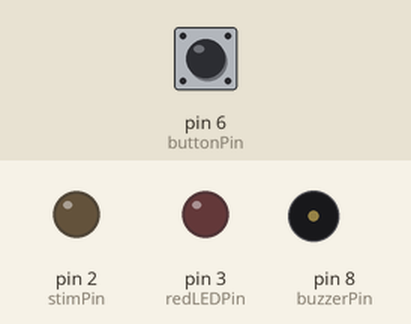
A sketch run on a simulated Arduino Uno, built with avr-gcc and run on an emulated ATmega328P. On the bench: output pins drawn as LEDs (lit = HIGH), buzzer (waves = sounding). Dashed ring = blinking. Inputs (shaded band) come from the test bench; at power-on: pin 6 (buttonPin) HIGH.

Above: at 1.2 s.
1.3 s: pin 6 (buttonPin) pulled LOW for 0.15 s
At 1.5 s:
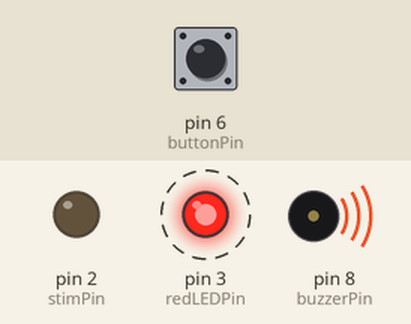
4.3 s: pin 6 (buttonPin) pulsed LOW 5 times (0.12 s each, 0.3 s apart)
At 5.0 s:
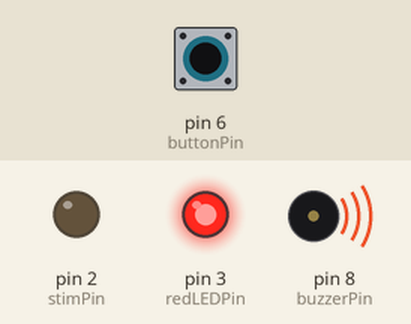
8.8 s: pin 6 (buttonPin) pulled LOW for 1 s
At 9.8 s:
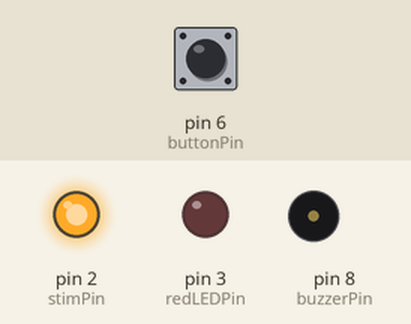
11.3 s: pin 6 (buttonPin) pulled LOW for 3.2 s
At 12.6 s:
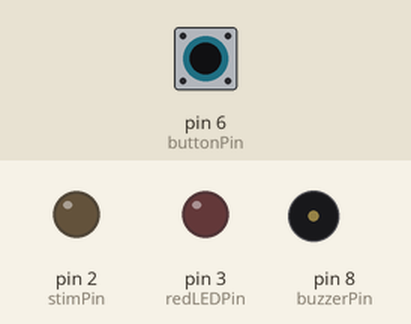
Timing chart, 0 to 14.3 s (numbered marks = the images above; inputs shaded):
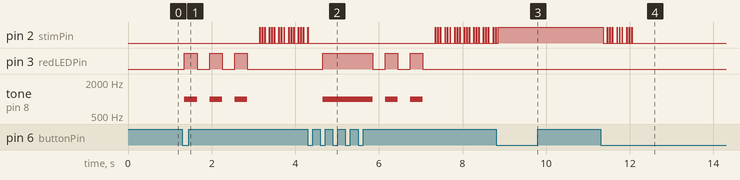

The sketch:

Final_iTBS_Protocol.ino
```cpp
// ==========================
// Pin assignments
// ==========================
const int stimPin     = 2;  // White LED or Laser (via BNC)
const int redLEDPin   = 3;  // Red LED indicator
const int buzzerPin   = 8;  // Buzzer indicator
const int buttonPin   = 6;  // Push button

// ==========================
// Debounce variables
// ==========================
int buttonState;
int lastButtonState = HIGH;  // INPUT_PULLUP → idle = HIGH
unsigned long lastDebounceTime = 0;
unsigned long debounceDelay = 50;

// ==========================
// State tracking
// ==========================
enum State { IDLE, START_SIGNAL, STIMULATION, END_SIGNAL };
State currentState = IDLE;

bool paused = false;
bool restartRequested = false;

// ==========================
// Double-press tracking
// ==========================
unsigned long lastPressTime = 0;
unsigned long doublePressWindow = 400; // ms

// ==========================
void setup() {
  pinMode(stimPin, OUTPUT);
  pinMode(redLEDPin, OUTPUT);
  pinMode(buzzerPin, OUTPUT);
  pinMode(buttonPin, INPUT_PULLUP);

  digitalWrite(stimPin, LOW);
  digitalWrite(redLEDPin, LOW);
  noTone(buzzerPin);
}

// ==========================
void loop() {
  checkButton();

  switch (currentState) {
    case IDLE:
      // Do nothing until button pressed
      break;

    case START_SIGNAL:
      signal3x();
      if (!restartRequested) currentState = STIMULATION;
      break;

    case STIMULATION:
      runProtocol();
      if (!restartRequested) currentState = END_SIGNAL;
      break;

    case END_SIGNAL:
      signal3x();
      currentState = IDLE;
      break;
  }

  if (restartRequested) {
    restartRequested = false;
    currentState = START_SIGNAL;
  }
}

// ==========================
// Button handler
// ==========================
void checkButton() {
  int reading = digitalRead(buttonPin);

  if (reading != lastButtonState) {
    lastDebounceTime = millis();
  }

  if ((millis() - lastDebounceTime) > debounceDelay) {
    if (reading != buttonState) {
      buttonState = reading;

      if (buttonState == LOW) {
        unsigned long now = millis();

        if (now - lastPressTime < doublePressWindow) {
          // Double press → Restart
          restartRequested = true;
          paused = false; // clear pause
        } else {
          // Single press
          if (currentState == IDLE) {
            paused = false;
            restartRequested = false;
            currentState = START_SIGNAL;
          } else if (paused) {
            paused = false; // Resume
          } else {
            paused = true;  // Pause
          }
        }

        lastPressTime = now;
      }
    }
  }

  lastButtonState = reading;
}

// ==========================
// Full stimulation protocol
// ==========================
void runProtocol() {
  for (int session = 0; session < 5 && !restartRequested; session++) {
    for (int block = 0; block < 20 && !restartRequested; block++) {
      for (int burst = 0; burst < 10 && !restartRequested; burst++) {
        for (int pulse = 0; pulse < 3 && !restartRequested; pulse++) {
          waitIfPaused();
          if (restartRequested) break;

          digitalWrite(stimPin, HIGH);
          smartDelay(10);
          digitalWrite(stimPin, LOW);
          if (pulse < 2) smartDelay(50);
        }
        smartDelay(100); // between bursts
      }
      smartDelay(8000); // rest between blocks
    }
    if (session < 4 && !restartRequested) {
      smartDelay(120000); // rest between sessions
    }
  }
}

// ==========================
// Smart delay (pause/restart aware)
// ==========================
void smartDelay(unsigned long ms) {
  unsigned long start = millis();
  while (millis() - start < ms && !restartRequested) {
    checkButton();
    if (paused) waitIfPaused();
  }
}

// ==========================
// Pause waiting loop
// ==========================
void waitIfPaused() {
  while (paused && !restartRequested) {
    checkButton();
    delay(10);
  }
}

// ==========================
// 3x buzzer + LED signal
// ==========================
void signal3x() {
  for (int i = 0; i < 3 && !restartRequested; i++) {
    waitIfPaused();
    if (restartRequested) break;

    digitalWrite(redLEDPin, HIGH);
    tone(buzzerPin, 1000);
    smartDelay(300);
    digitalWrite(redLEDPin, LOW);
    noTone(buzzerPin);
    smartDelay(300);
  }
}
```

Measured:
- after the input at 1.3 s, pin 2 (stimPin): alternates HIGH for 0.01 s and LOW for 0.05 s, starting after 1.9 s; pin 3 (redLEDPin): alternates HIGH for 0.30 s and LOW for 0.30 s, 6 changes in all, then stays LOW, starting after 0.05 s
- after the input at 4.3 s, pin 3 (redLEDPin): LOW → HIGH after 0.36 s, then repeats every 0.60 s: LOW 0.30 s, HIGH 0.30 s, until it stays LOW from 7.1 s; tone on pin 8 (buzzerPin): silent → 1000 Hz after 0.36 s, then repeats every 0.60 s: silent 0.30 s, 1000 Hz 0.30 s, until it stays silent from 7.1 s
- after the input at 8.8 s, pin 2 (stimPin): goes on until 8.9 s, then stays HIGH
- after the input at 11.3 s, pin 2 (stimPin): alternates HIGH for 0.01 s and LOW for 0.05 s, 19 changes in all, then stays LOW, starting after 0.06 s
